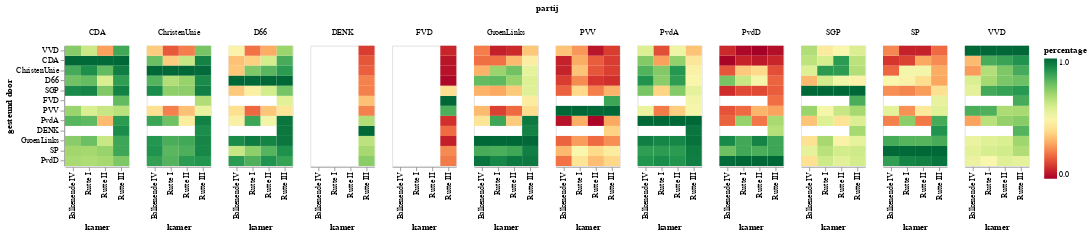

The code cell stored with this chart in its notebook:
### Markdown cell above
Au! Dat doet pijn bij FvD! Bijna alle partijen stemmen tegen hun moties, behalve PVV en 50Plus.
Van de oppositiepartijen krijgen alleen SGP, 50Plus, PvdA en Groenlinks regelmatig steun van de regeringspartijen. De andere partijen kunnen dit over het algemeen vergeten.
PvdD krijgt nog wat hulp van Groenlinks en de SP.

### Code cell
# hide
stem_perc = stem_perc[stem_perc['support'].isin(parties)]
stem_perc = stem_perc[stem_perc['partij'].isin(parties)]

chart = alt.Chart(stem_perc,height=150,width=80).mark_rect().encode(
    column = 'partij',
    x=alt.X('kamer:N', sort=list(parties)),
    y=alt.Y('support:N', sort=list(parties)),
    color=alt.Color('percentage', scale=alt.Scale(scheme='redyellowgreen'))
)
chart.encoding.y.title = 'gesteund door'
chart

### Figure 1 — Vega-Lite specification as saved in the notebook (floating-point values rounded to 4 significant figures; data arrays with more than 128 entries replaced by an {"elided": "..."} marker saying what was removed)
{"config": {"view": {"continuousWidth": 400, "continuousHeight": 300}}, "data": {"name": "data-68ac2e5e3e4b9f9c5294d120f80d9c2c"}, "mark": "rect", "encoding": {"color": {"type": "quantitative", "field": "percentage", "scale": {"scheme": "redyellowgreen"}}, "column": {"type": "nominal", "field": "partij"}, "x": {"type": "nominal", "field": "kamer", "sort": ["VVD", "CDA", "ChristenUnie", "D66", "SGP", "FVD", "PVV", "PvdA", "DENK", "GroenLinks", "SP", "PvdD"]}, "y": {"type": "nominal", "field": "support", "sort": ["VVD", "CDA", "ChristenUnie", "D66", "SGP", "FVD", "PVV", "PvdA", "DENK", "GroenLinks", "SP", "PvdD"], "title": "gesteund door"}}, "height": 150, "width": 80, "$schema": "https://vega.github.io/schema/vega-lite/v4.8.1.json", "datasets": {"data-68ac2e5e3e4b9f9c5294d120f80d9c2c": {"elided": "444 records"}}}
